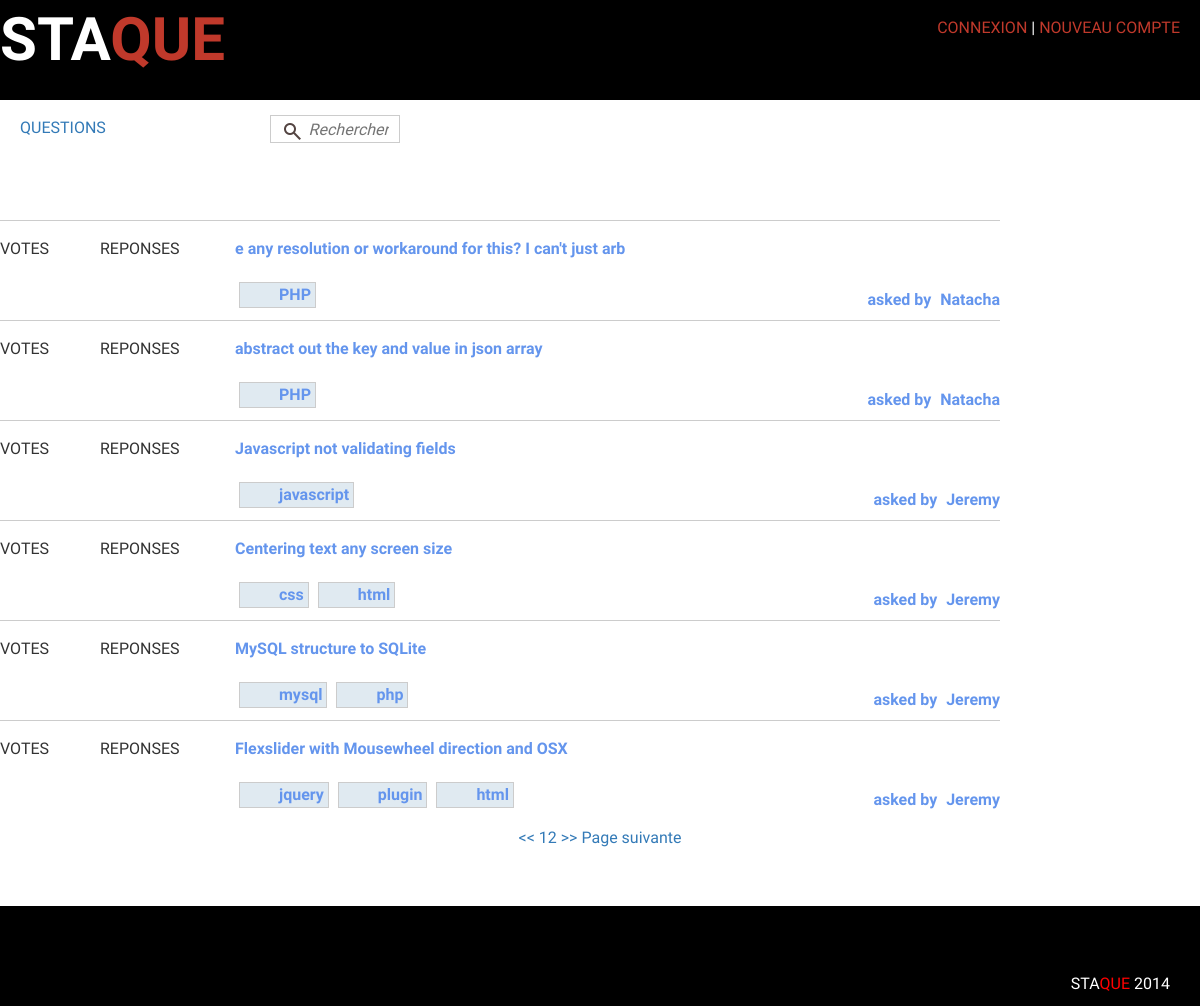
The page /questionsByKeyword.php on the database as committed earlier.
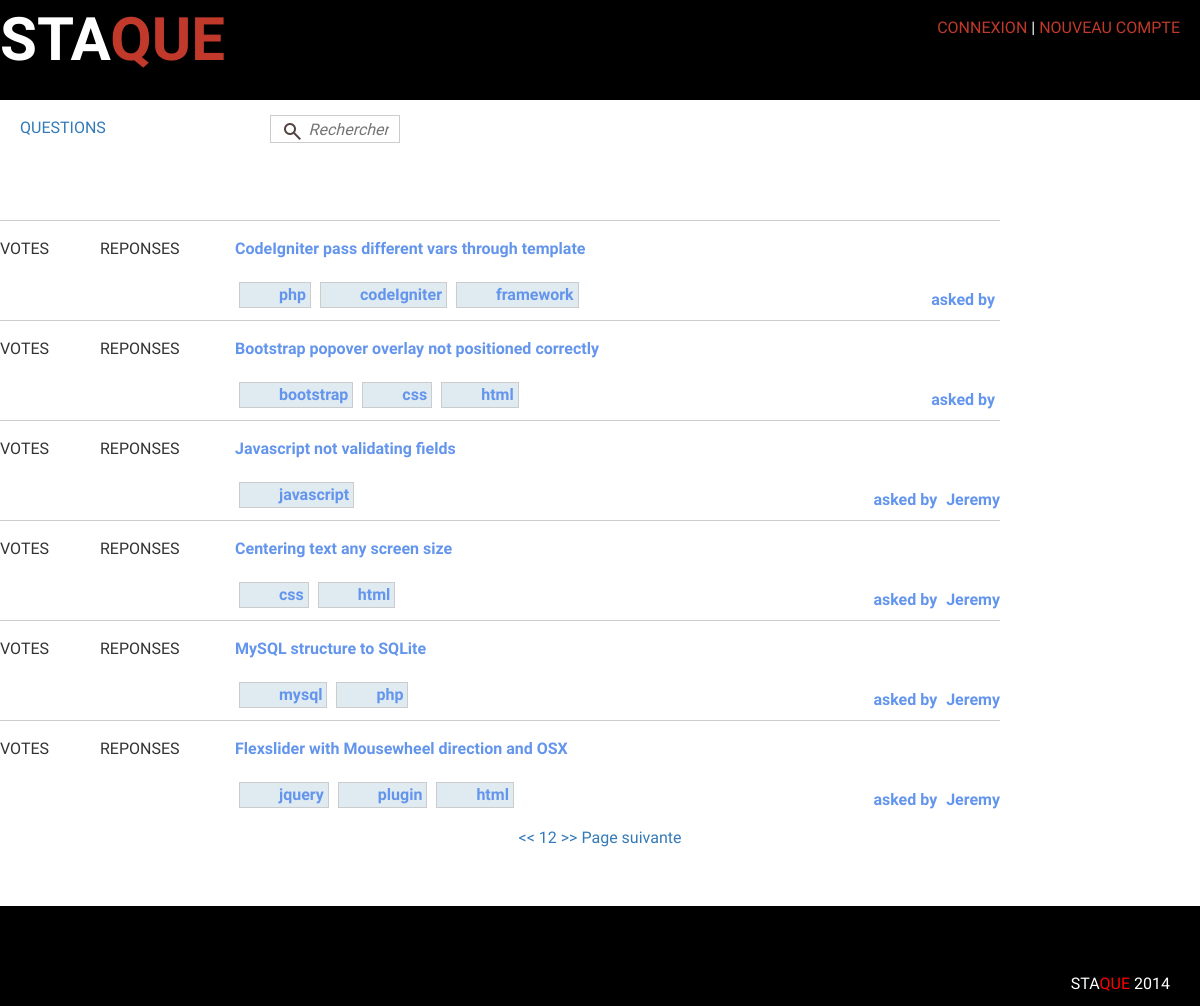
The same page on the database as committed later.
### tables this page shows
CREATE TABLE IF NOT EXISTS `questions` (
  `id` int(11) NOT NULL AUTO_INCREMENT,
  `title` varchar(150) NOT NULL,
  `contenu` text NOT NULL,
  `id_user` int(11) NOT NULL,
  `keyword1` varchar(255) NOT NULL,
  `keyword2` varchar(255) DEFAULT NULL,
  `keyword3` varchar(255) DEFAULT NULL,
  `keyword4` varchar(255) DEFAULT NULL,
  `keyword5` varchar(255) DEFAULT NULL,
  `dateCreated` datetime NOT NULL,
  `dateModified` datetime NOT NULL,
  PRIMARY KEY (`id`)
);

CREATE TABLE IF NOT EXISTS `users` (
  `id` int(11) NOT NULL AUTO_INCREMENT,
  `name` varchar(255) NOT NULL,
  `avatar` varchar(255) DEFAULT NULL,
  `email` varchar(50) NOT NULL,
  `username` varchar(50) NOT NULL,
  `password` varchar(255) NOT NULL,
  `salt` varchar(50) NOT NULL,
  `token` varchar(50) NOT NULL,
  `dateRegistered` datetime NOT NULL,
  `dateModified` datetime NOT NULL,
  `job` varchar(255) NOT NULL,
  `country` varchar(255) NOT NULL,
  `language` varchar(255) NOT NULL,
  `externallink` varchar(255) DEFAULT NULL,
  `score` int(11) NOT NULL,
  PRIMARY KEY (`id`)
);

### inc/functions.php (called while the page is built, shortened)
<?php
	function userIsLogged(){
		return false;
	}
?>

### questionsByKeyword.php (the view, shortened to what this page needs)
<?php
  include("db.php");
  include("inc/functions.php");
  include("inc/top.php");
  $key = "";
  $numPerPage = 6;
  $page = 1;
  $direction = "ASC";
$sql="SELECT *
          FROM questions
          LEFT JOIN users on users.id=questions.id_user
          WHERE keyword1 = :keyword
          OR keyword2 = :keyword
          OR keyword3 = :keyword
          OR keyword4 = :keyword
          OR keyword5 = :keyword
          ORDER BY dateCreated DESC
          LIMIT :offset, $numPerPage";
    $stmt=$dbh->prepare($sql);
    $stmt->bindValue(":offset", ($page-1)*$numPerPage, PDO::PARAM_INT);
    $stmt->bindValue(":keyword", $key);
    $stmt->execute();
    $questions=$stmt->fetchAll();
$sql = "SELECT COUNT(*) FROM questions";
    $stmt = $dbh->prepare($sql);
    $stmt->execute();
    $totalNumber = $stmt->fetchColumn();
    $totalPages = ceil($totalNumber / $numPerPage);
?>
<main class="mainContentQuestions">
<div class="maindetail">
        <?php
          foreach($questions as $question):
          ?>
        <div class="vote">
        <?php echo "VOTES";?>
        </div>
        <div class="answer">
        <?php echo "REPONSES";?>
        </div>
        <div class="questions">
          <a href="questionsDetail.php?id=<?php echo $question['id']; ?>"> <?php echo $question['title']; ?>
          </a>
                  <div id="tag">
            <p class="keyword">
              <a href="questionsByKeyword.php?keyword=<?php echo $question['keyword1']; ?>" id="key1" title="Mot-clef 1"><?php echo $question['keyword1']; ?></a>
            </p>
                <?php if(!empty($question['keyword2'])){ ?>
              <p class="keyword">
              <a href="questionsByKeyword.php?keyword=<?php echo $question['keyword2']; ?>" id="key2" title="Mot-clef 2"><?php echo $question['keyword2']; ?>
                </a>
              </p>
              <?php }?>
                <?php if(!empty($question['keyword3'])){ ?>
              <p class="keyword">
                <a href="questionsByKeyword.php?keyword=<?php echo $question['keyword3']; ?>" id="key3" title="Mot-clef 3"><?php echo $question['keyword3']; ?>
                </a>
              </p>
                <?php }?>
            <div id="identification">
              <a>asked by</a>
              <a href=""><?php echo $question['username']; ?></a>
            </div>
          </div>
        </div>
        <?php endforeach; ?>
<div id="pagination">
                                    <a href="questionsByKeyword.php?dir=<?php echo strtolower($direction); ?>&<?php echo $_SERVER['QUERY_STRING']; ?>&page=1"><<</a>
                      <?php
                          for($i= ($page-2); $i < ($page+2); $i++){
                            if($i <1 || $i > $totalPages){continue;}
                          echo '<a href="questionsByKeyword.php?dir=' .strtolower($direction) . '&page=' . $i .'">' .$i . '</a>';
                        }
                        ?>
                            <a href="questionsByKeyword.php?dir=<?php echo strtolower($direction); ?>&<?php echo $_SERVER['QUERY_STRING']; ?>&page=<?php echo $totalPages; ?>">>></a>
                      <?php if($page < $totalPages){ ?>
                            <a href="questionsByKeyword.php?page=<?php echo strtolower($direction); ?>&<?php echo $_SERVER['QUERY_STRING']; ?>&page=<?php echo $page + 1 ?>">Page suivante</a>
                      <?php } ?>
                      </div>
</div>
      </main>
      <?php include("inc/bottom.php"); ?>

### inc/top.php (shortened to what this page needs)
<!DOCTYPE html>
<html lang="fr">
<head>
	<link rel="stylesheet" href="https://maxcdn.bootstrapcdn.com/bootstrap/3.2.0/css/bootstrap.min.css">
	<link href="//netdna.bootstrapcdn.com/twitter-bootstrap/2.3.2/css/bootstrap-combined.no-icons.min.css" rel="stylesheet">
<link href="//netdna.bootstrapcdn.com/font-awesome/3.2.1/css/font-awesome.css" rel="stylesheet">
	<link href="css/style.css" type="text/css" rel="stylesheet" />
</head>
<body>
	<div id="wrapper">
		<nav id="head">
			<div id="connexion">
				<?php
					if (userIsLogged()){
					echo "Bonjour " .'<a href="profile.php?id='.$_SESSION['user']['id'].'">'.$_SESSION['user']['username'] . " !".'</a>'; ?>
					<a href="profile.php"></a> |
					<i class="icon-signout"></i><a href="logout.php">DECONNEXION</a>
				<?php 	}
				else {
				?>
					<a class="login" href="login.php">CONNEXION</a> |
					<a class="signup"href="register.php">NOUVEAU COMPTE</a>
				<?php } ?>
			</div>
			<h1><a href="index.php"> <span style="color">STA</span>QUE </a></h1>
		</nav>
		<div class="secondcontent">
			<div class="topcontent">
				<a href="questions.php">QUESTIONS</a>
			</div>
			<form id="searchbar">
				<input type="text" placeholder="Rechercher">
				<input type="submit" value="">
			</form>
		</div>

### inc/bottom.php (shortened to what this page needs)
<footer id="footer">
	<div class="socialicon">
    <a href="#"><i class="icon-twitter"></i></a>
    <a href="#"><i class="icon-facebook-sign"></i>
    <a href="#"> <i class="icon-google-plus"></i>
    </div>
	<h3>
    <a href="index.php"><i class="icon-chevron-sign-right"></i> STA<span style="color:red">QUE</span> <?php echo date("Y"); ?> </a>
    </h3>
	</div>
</body>
</html>

### css/style.css (style rules this page uses)
html, body, div, span, applet, object, iframe, h1, h2, h3, h4, h5, h6, p, blockquote, pre, a, abbr, acronym, address, big, cite, code, del, dfn, em, img, ins, kbd, q, s, samp, small, strike, strong, sub, sup, tt, var, b, u, i, center, dl, dt, dd, ol, ul, li, fieldset, form, label, legend, table, caption, tbody, tfoot, thead, tr, th, td, article, aside, canvas, details, embed, figure, figcaption, footer, header, hgroup, menu, nav, output, ruby, section, summary, time, mark, audio, video { margin: 0; padding: 0; border: 0; font-size: 100%; font: inherit; vertical-align: baseline; }
article, aside, details, figcaption, figure, footer, header, hgroup, menu, nav, section { display: block; }
body { line-height: 1; }
body { font-family: 'Play', sans-serif; background-color:; }
#head a { color:#c0392b; }
h1 a { font-family: 'Play', sans-serif; font-size: 1.5em; text-decoration: none; color: #c0392b; float:left; }
span { color: #fff; font-size: 1em; }
#connexion { float:right; padding-top:20px; padding-right:20px; }
#head { background-color:black; color:#fff; width: 100%; height: 100px; text-align: center; padding: 70px auto; margin: auto; }
#footer { background-color: black; color:#fff; width: 100%; height:100px; }
#footer a { color:white; text-decoration: none; display:block; float:right; padding-right:10px; padding-top:70px; }
.socialicon { float:left; padding-top: 0px; padding-left: 600px; }
#head h1 { display:inline-block; margin-top: 10px; font-weight: bold; float: left; font-size: 40px; }
#pagination { margin: auto; padding: 10px; text-align: center; }
form { margin: auto; padding: 50px; }
.mainContentQuestions { width: 1200px; margin:50px auto; }
.topcontent { width: 1000px; height: 100px; margin: 20px auto auto 20px; }
.vote, .answer, .vues { width: 100px; height: 70px; float: left; border-top: 1px solid #ccc; padding-top: 20px; }
.questions { display: block; width: 800px; height: 100px; padding-top: 20px; margin: auto; border-top: 1px solid #ccc; }
.questions a { text-decoration: none; color: #6495ED; font-weight: bold; margin-left: 35px; }
#tag { margin-top: 25px; margin-left: 30px; }
.keyword { border: 1px solid #ccc; color: #3e6d8e; font-weight: bold; display: inline-block; float: left; margin-left: 9px; padding: 4px; background-color: #e0eaf1; }
#identification { float: right; padding-top: 10px; }
#identification a { margin-left:5px; }
.secondcontent { height:50px; width:100%; border-radius:5px; }
h1 { font-size: 20px; text-transform: uppercase; font-weight: 700; text-align: center; color:#3e6d8e; margin-bottom: 20px; margin-top:50px; }
#searchbar { position: absolute; left: 16%; top: 6.5%; }
#searchbar input[type=text] { float: right; border: 1px solid #ccc; height: 28px; width: 130px; padding: 0 10px 0 32px; outline: 0; text-align: right; transition: width .3s; }
#searchbar input[type=submit] { background: url(../img/loupe.png) no-repeat center; border: 0; float: left; width: 28px; height: 28px; position: relative; left: 36px; top: 2px; }

Rows that differ between the two databases and show on the page:
removed questions: title "e any resolution or workaround for this? I can't just arb", keyword1 "PHP", id_user.username "Natacha"
removed questions: title "abstract out the key and value in json array", keyword1 "PHP", id_user.username "Natacha"
added questions: title "CodeIgniter pass different vars through template", keyword1 "php", keyword2 "codeIgniter", keyword3 "framework"
added questions: title "Bootstrap popover overlay not positioned correctly", keyword1 "bootstrap", keyword2 "css", keyword3 "html"
